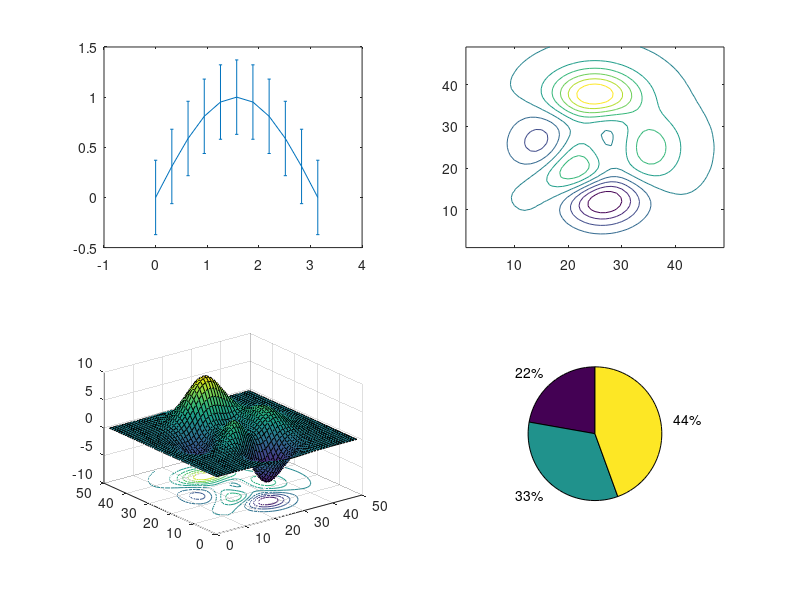

Reproduce this figure in MATLAB.
figure
subplot(2,2,1)
x = 0:pi/10:pi;
y = sin(x);
e = std(y)*ones(size(x));
errorbar(x,y,e)

subplot(2,2,2)
contour(peaks)        %等高线图

subplot(2,2,3)
surfc(peaks)          %三维面加等高线图

subplot(2,2,4)
pie([2 3 4])